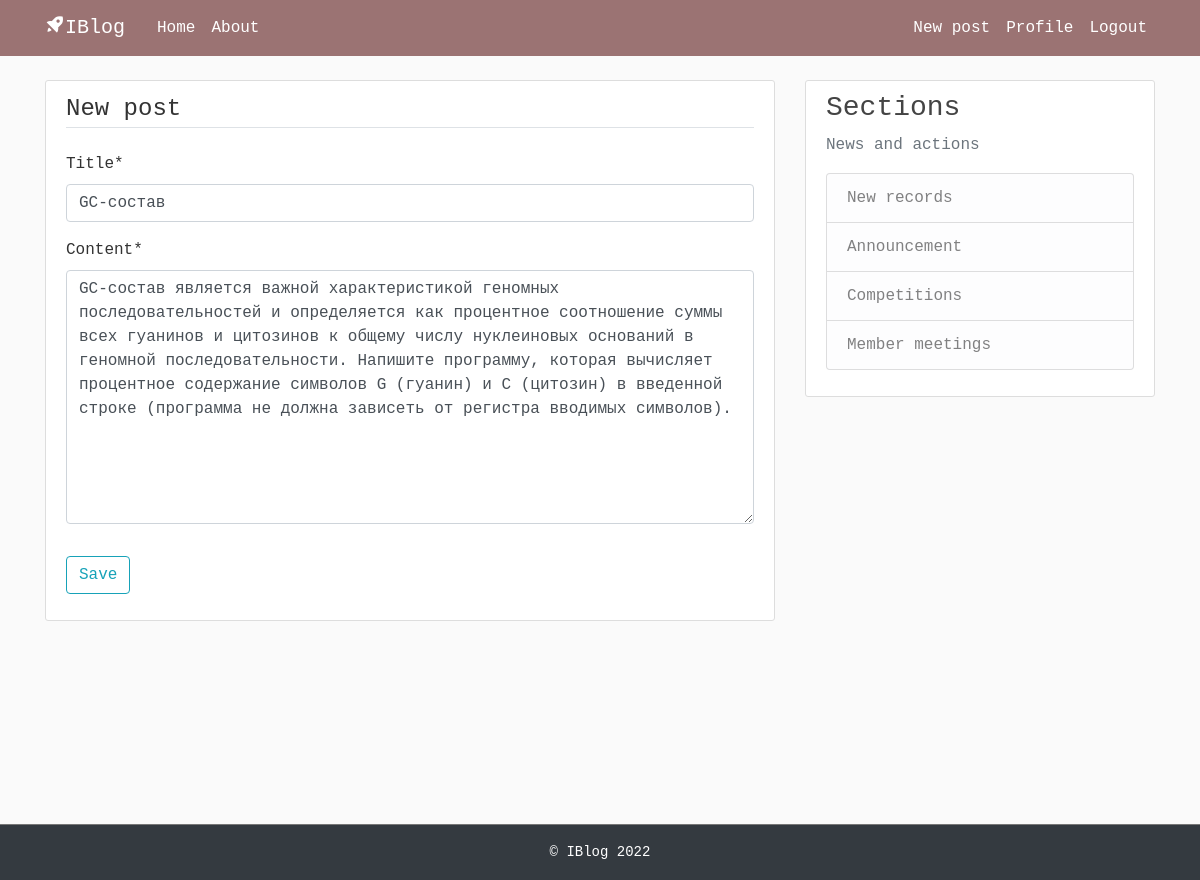
Screenshot of /post/15/update/ (signed in) with the database file from the repository.
### Blog/models.py (models this page shows, shortened)
class Post(models.Model):
    title = models.CharField(max_length=100)
    content = models.TextField()
    date_posted = models.DateTimeField(default=timezone.now)
    author = models.ForeignKey(User, on_delete=models.CASCADE)

### Blog/views.py (the view, shortened to what this page needs)
# urls.py: path('post/<int:pk>/update/', PostUpdateView.as_view(), name='post-update'),
class PostUpdateView(LoginRequiredMixin, UserPassesTestMixin, UpdateView):
    model = Post
    fields = ['title', 'content']
    def test_func(self):
        post = self.get_object()
        if self.request.user == post.author:
            return True
        return False

### Blog/templates/Blog/post_form.html (shortened to what this page needs)
{% extends "Blog/base.html" %}
{% load crispy_forms_tags %}
{% block content %}
    <div class="content-section">
        <form method="POST">
            <fieldset class="form-group">
                <legend class="border-bottom mb-4">New post</legend>
                {{ form|crispy }}
            </fieldset>
            <div class="form-group">
                <button class="btn btn-outline-info" type="submit">Save</button>
            </div>
        </form>
    </div>
{% endblock content %}

### Blog/static/Blog/main.css (style rules this page uses)
body, html { width:100%; height:100% }
body { margin:0; padding:0; background: #fafafa; color: #333333; margin-top: 5rem; font-family:Courier New; }
.content-section { background: #ffffff; padding: 10px 20px; border: 1px solid #dddddd; border-radius: 3px; margin-bottom: 20px; }

### rows the page displays
Post: title "GC-состав", content "GC-состав является важной характеристикой геномных последовательностей и определяется как процентное соотношение суммы всех гуанинов и цитозинов к общему числу нуклеиновых оснований в геномной последовательности. Напишите программу, которая вычисляет процентное содержание символов G (гуанин) и C (цитозин) в введенной строке (программа не должна зависеть от регистра вводимых символов)."
